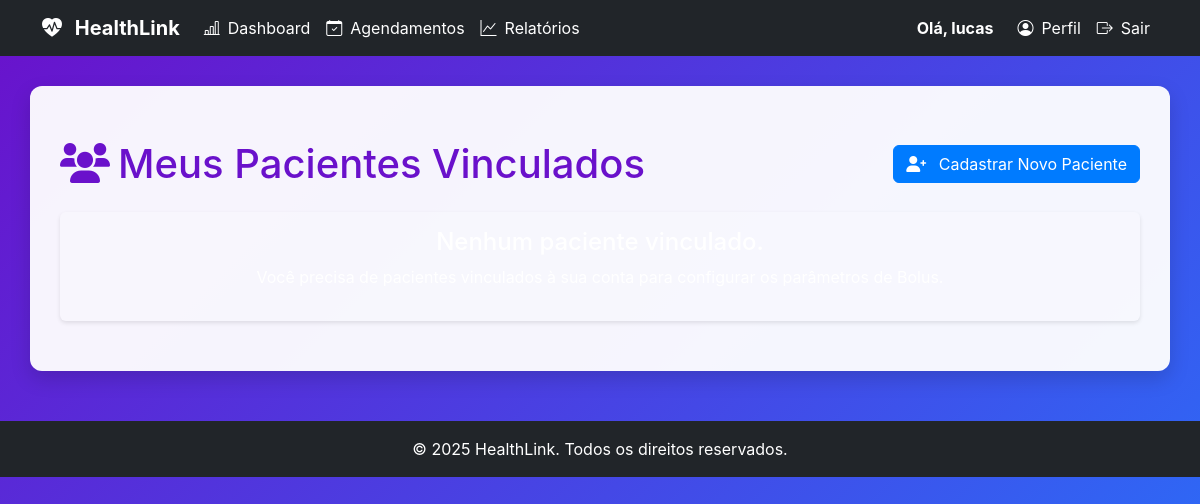
/configurar_parametros (signed in), run on an earlier commit of the app's database.
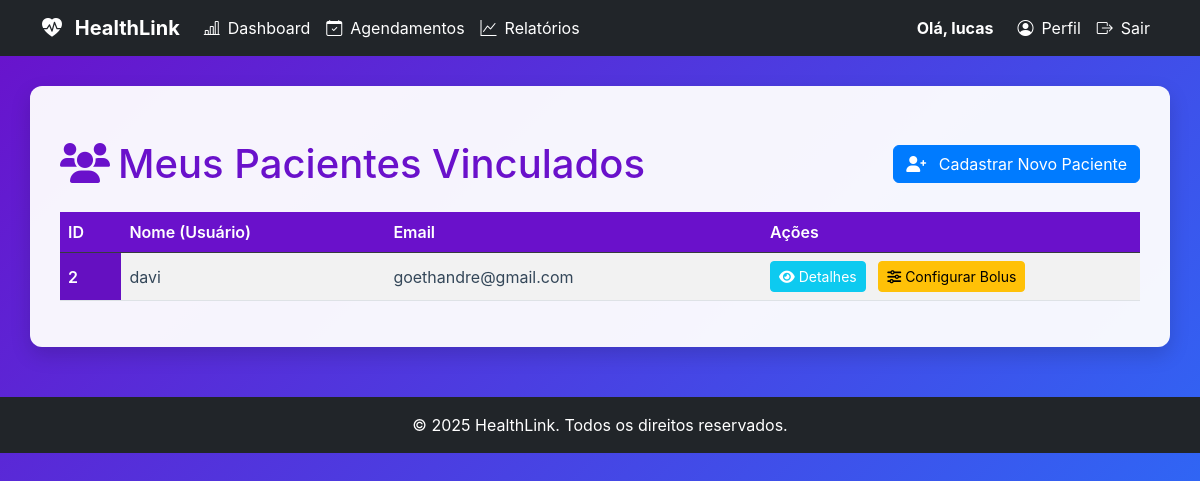
And on a later commit of the database.
### tables this page shows
CREATE TABLE users (
                    id INTEGER PRIMARY KEY,
                    username TEXT UNIQUE NOT NULL,
                    password_hash TEXT NOT NULL,
                    role TEXT NOT NULL DEFAULT 'paciente',
                    email TEXT,
                    nome TEXT,
                    razao_ic REAL,
                    fator_sensibilidade REAL,
                    data_nascimento TEXT,
                    sexo TEXT
                , nome_completo TEXT, telefone TEXT, medico_id INTEGER, meta_glicemia INTEGER, documento TEXT, crm TEXT, especialidade TEXT, cns TEXT, ric_manha REAL, ric_almoco REAL, ric_jantar REAL, fsi_manha REAL, fsi_almoco REAL, fsi_jantar REAL);

### app.py (the view, shortened to what this page needs)
@app.route('/configurar_parametros', methods=['GET', 'POST'])
@login_required
def configurar_parametros():
    user_id = current_user.id
    paciente_alvo_id = None
    if current_user.role == 'paciente':
        paciente_alvo_id = user_id
        if request.method == 'POST':
            flash("Como paciente, você não tem permissão para alterar seus próprios parâmetros clínicos. Somente seu médico pode fazê-lo.", 'danger')
            return redirect(url_for('configurar_parametros'))
    elif current_user.role == 'medico':
        paciente_alvo_id = request.args.get('paciente_id', type=int)
        if not paciente_alvo_id:
            pacientes = db_manager.obter_pacientes_do_medico(user_id)
            return render_template('configurar_parametros_medico_lista.html',
                                   pacientes=pacientes)
        if not db_manager.verificar_vinculo_medico_paciente(user_id, paciente_alvo_id):
            flash("Acesso negado. O paciente não está vinculado à sua conta.", 'danger')
            return redirect(url_for('configurar_parametros'))
    elif current_user.role == 'cuidador':
        flash("Seu perfil de Cuidador não permite a configuração de parâmetros clínicos.", 'danger')
        return redirect(url_for('dashboard')) # Redireciona para onde for adequado

### app.py (called while the page is built)
@app.context_processor
def inject_now():
    return {'now': datetime.now}

### database_manager.py (called while the page is built)
    def get_db_connection(self):
        conn = sqlite3.connect(self.db_path)
        conn.execute("PRAGMA foreign_keys = ON;")
        conn.row_factory = sqlite3.Row
        return conn

    def carregar_usuario_por_id(self, user_id):
        conn = self.get_db_connection()
        user_data = conn.execute(
            "SELECT id, username, role, email, nome_completo, razao_ic, fator_sensibilidade, data_nascimento, sexo, telefone, medico_id FROM users WHERE id = ?",
            (user_id,)
        ).fetchone()
        conn.close()
        return dict(user_data) if user_data else None

### models.py (called while the page is built)
    @property
    def is_paciente(self):
        return self.role == 'paciente' or self.role == 'user'

### templates/configurar_parametros_medico_lista.html (shortened to what this page needs)
{% extends 'base.html' %}
{% block content %}
<div class="container mt-4">
    <div class="d-flex justify-content-between align-items-center mb-4">
        <h1 class="mb-0"><i class="fas fa-users me-2"></i>Meus Pacientes Vinculados</h1>
        <a href="{{ url_for('novo_paciente') }}" class="btn btn-primary">
            <i class="fas fa-user-plus me-2"></i> Cadastrar Novo Paciente
        </a>
    </div>
    {% if pacientes %}
    <div class="table-responsive">
        <table class="table table-striped table-hover align-middle">
            <thead class="table-dark">
                <tr>
                    <th scope="col">ID</th>
                    <th scope="col">Nome (Usuário)</th>
                    <th scope="col">Email</th>
                    <th scope="col" style="width: 35%;">Ações</th>
                </tr>
            </thead>
            <tbody>
                {% for paciente in pacientes %}
                <tr>
                    <th scope="row">{{ paciente.id }}</th>
                    <td>{{ paciente.username }}</td>
                    <td>{{ paciente.email }}</td>
                    <td>
                        <a href="{{ url_for('perfil_paciente', paciente_id=paciente.id) }}"
                            class="btn btn-sm btn-info text-white me-2">
                            <i class="fas fa-eye"></i> Detalhes
                        </a>
                        <a href="{{ url_for('configurar_parametros', paciente_id=paciente.id) }}"
                            class="btn btn-sm btn-warning">
                            <i class="fas fa-sliders-h"></i> Configurar Bolus
                        </a>
                    </td>
                </tr>
                {% endfor %}
            </tbody>
        </table>
    </div>
    {% else %}
    <div class="alert alert-info text-center" role="alert">
        <h4 class="alert-heading">Nenhum paciente vinculado.</h4>
        <p>Você precisa de pacientes vinculados à sua conta para configurar os parâmetros de Bolus.</p>
    </div>
    {% endif %}
</div>
{% endblock %}

What changed in the data, as far as the page shows it:
now on this page (row edited): users: id "2", username "davi", email "goethandre@gmail.com"
Also different on the page:
text now shown: "ID Nome (Usuário) Email Ações"
